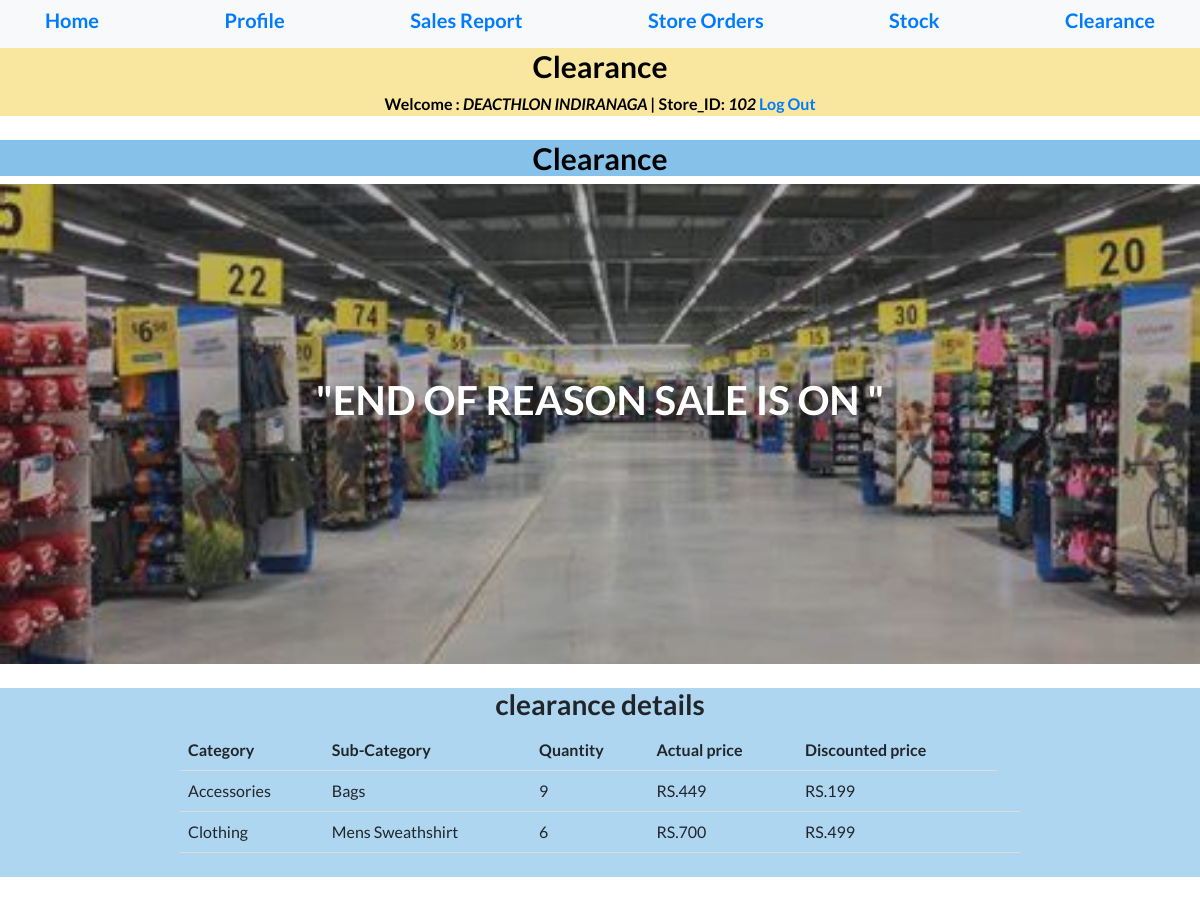
The page /clearance.php (signed in) on the database its author committed.
### tables this page shows
CREATE TABLE `store` (
  `SID` int(11) NOT NULL,
  `SPASS` varchar(20) NOT NULL DEFAULT 'admin',
  `SBRANCHNAME` varchar(20) NOT NULL,
  `SCITY` varchar(20) NOT NULL,
  `SREGION` varchar(20) NOT NULL,
  `SSTATE` varchar(20) NOT NULL,
  `SPCODE` int(11) NOT NULL
);

CREATE TABLE `clearance` (
  `TRY` varchar(20) NOT NULL,
  `SICRY` varchar(20) NOT NULL,
  `QUANT` int(11) NOT NULL,
  `ACTUALPRICE` varchar(11) NOT NULL,
  `DISCOUNTEDPRICE` varchar(11) NOT NULL,
  `SID` int(11) NOT NULL
);

### session.php (called while the page is built, shortened)
<?php
$conn = mysqli_connect("localhost", "root", "", "superstore");
$user_check = $_SESSION['login_user'];
$query = "SELECT SBRANCHNAME from store where SID = '$user_check'";
$ses_sql = mysqli_query($conn, $query);
$row = mysqli_fetch_assoc($ses_sql);
$login_session = $row['SBRANCHNAME'];
$CustID=$user_check;
?>

### clearance.php (the view, shortened to what this page needs)
<?php
include('session.php');
?>
<!DOCTYPE html>
<html lang="en">
  <head>
    <link href="vendor/bootstrap/css/bootstrap.min.css" rel="stylesheet">
    <link href="vendor/fontawesome-free/css/all.min.css" rel="stylesheet">
    <link href="vendor/simple-line-icons/css/simple-line-icons.css" rel="stylesheet" type="text/css">
    <link href="css/landing-page.min.css" rel="stylesheet">
  </head>
  <body>
    <nav class="navbar navbar-light bg-light static-top">
      <div class="container">
        <a href="shome.php"><h5>Home</h5></a>
        <a href="sprofile.php"><h5>Profile</h5></a>
        <a href="ssales.php"><h5>Sales Report</h5></a>
        <a href="sorders.php"><h5>Store Orders</h5></a>
        <a href="sstock.php"><h5>Stock</h5></a>
        <a href="sstock.php"><h5>Clearance</h5></a>
      </div>
    </nav>
    <center><div style="background-color:#F9E79F">
      <center><h2 style="font-size:30px;color:Black">Clearance</h2></center>
  <b id="welcome" style="color:Black">Welcome : <i style="color:Black"><?php echo $login_session;?> | </i></b>
  <b id="welcome" style="color:Black">Store_ID: <i style="color:Black"><?php echo $CustID; ?></i></b>
  <b id="logout"><a href="logout.php">Log Out</a></b>
 </div></center>
 <br>
 <center><div style="background-color:#85C1E9">
      <center><h2 style="font-size:30px;color:Black">Clearance </h2></center>
 </div></center>
    <header class="masthead text-white text-center">
      <div class="overlay"></div>
      <div class="container">
        <div class="row">
          <div class="col-xl-9 mx-auto">
            <h1 class="mb-5" style="font-size:40px">"END OF REASON SALE IS ON "</h1>
          </div>
        </div>
      </div>
    </header>
    <br>
<center>
<div style="background-color:#AED6F1">
     <center>
      <h3>clearance details</h3>
      <table>
        <tr>
          <th>Category </th>
          <th>Sub-Category</th>
          <th>Quantity</th>
          <th>Actual price</th>
          <th>Discounted price</th>
        </tr>
        <?php
      $order59 ="SELECT * FROM clearance where SID=$CustID";
      $food9 = mysqli_query($conn, $order59);
      while($oss55 = mysqli_fetch_assoc($food9))
      {echo '<tr><td>'. $oss55["TRY"].'</td><td>'. $oss55["SICRY"] .'</td><td>'. $oss55["QUANT"].'</td><td>'. $oss55["ACTUALPRICE"].'</td><td>'. $oss55["DISCOUNTEDPRICE"].  '</td><td>';
      }
?>
      </table>
      <br>
    </div></center>
    <br>
  </body>
</html>

### clearance.php (style rules this page uses)
table { border-collapse: collapse; width: 70%; }
th, td { padding: 8px; text-align: left; border-bottom: 1px solid #ddd; }

### rows shown on the page
store: SBRANCHNAME "DEACTHLON INDIRANAGA"
clearance: TRY "Accessories", SICRY "Bags", QUANT "9", ACTUALPRICE "RS.449", DISCOUNTEDPRICE "RS.199"
clearance: TRY "Clothing", SICRY "Mens Sweathshirt", QUANT "6", ACTUALPRICE "RS.700", DISCOUNTEDPRICE "RS.499"

### other values the page prints
$CustID "102"
